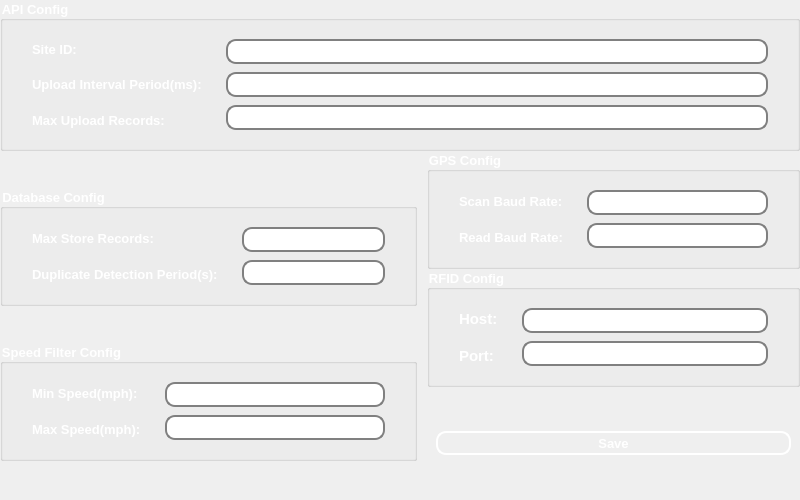
<?xml version="1.0" encoding="UTF-8"?>
<ui version="4.0">
 <class>SettingsScreen</class>
 <widget class="QWidget" name="SettingsScreen">
  <property name="geometry">
   <rect>
    <x>0</x>
    <y>0</y>
    <width>800</width>
    <height>500</height>
   </rect>
  </property>
  <property name="minimumSize">
   <size>
    <width>790</width>
    <height>500</height>
   </size>
  </property>
  <property name="windowTitle">
   <string>Settings</string>
  </property>
  <property name="styleSheet">
   <string notr="true"/>
  </property>
  <layout class="QVBoxLayout" name="verticalLayout_1">
   <property name="spacing">
    <number>0</number>
   </property>
   <property name="leftMargin">
    <number>0</number>
   </property>
   <property name="topMargin">
    <number>0</number>
   </property>
   <property name="rightMargin">
    <number>0</number>
   </property>
   <property name="bottomMargin">
    <number>0</number>
   </property>
   <item>
    <layout class="QVBoxLayout" name="verticalLayout">
     <item>
      <widget class="QGroupBox" name="groupBox_5">
       <property name="sizePolicy">
        <sizepolicy hsizetype="Preferred" vsizetype="Maximum">
         <horstretch>0</horstretch>
         <verstretch>0</verstretch>
        </sizepolicy>
       </property>
       <property name="font">
        <font>
         <pointsize>10</pointsize>
         <bold>true</bold>
        </font>
       </property>
       <property name="styleSheet">
        <string notr="true">QGroupBox::title {  
    color: white;  /* Change 'blue' to any color you want */ 
}</string>
       </property>
       <property name="title">
        <string>API Config</string>
       </property>
       <layout class="QHBoxLayout" name="horizontalLayout_1">
        <property name="leftMargin">
         <number>20</number>
        </property>
        <property name="rightMargin">
         <number>20</number>
        </property>
        <item>
         <widget class="QWidget" name="widget_1" native="true">
          <property name="sizePolicy">
           <sizepolicy hsizetype="Preferred" vsizetype="Maximum">
            <horstretch>0</horstretch>
            <verstretch>0</verstretch>
           </sizepolicy>
          </property>
          <layout class="QHBoxLayout" name="horizontalLayout_2">
           <property name="leftMargin">
            <number>0</number>
           </property>
           <property name="topMargin">
            <number>0</number>
           </property>
           <property name="rightMargin">
            <number>0</number>
           </property>
           <property name="bottomMargin">
            <number>0</number>
           </property>
           <item>
            <widget class="QWidget" name="widget_3" native="true">
             <property name="sizePolicy">
              <sizepolicy hsizetype="Maximum" vsizetype="Preferred">
               <horstretch>0</horstretch>
               <verstretch>0</verstretch>
              </sizepolicy>
             </property>
             <layout class="QVBoxLayout" name="verticalLayout_2">
              <property name="spacing">
               <number>15</number>
              </property>
              <item>
               <widget class="QLabel" name="label_3">
                <property name="font">
                 <font>
                  <pointsize>10</pointsize>
                  <bold>true</bold>
                 </font>
                </property>
                <property name="styleSheet">
                 <string notr="true">QLabel {  
    color: white;  /* Change 'blue' to your preferred color */  
}  </string>
                </property>
                <property name="text">
                 <string>Site ID:</string>
                </property>
               </widget>
              </item>
              <item>
               <widget class="QLabel" name="label_4">
                <property name="font">
                 <font>
                  <pointsize>10</pointsize>
                  <bold>true</bold>
                 </font>
                </property>
                <property name="styleSheet">
                 <string notr="true">QLabel {  
    color: white;  /* Change 'blue' to your preferred color */  
}  </string>
                </property>
                <property name="text">
                 <string>Upload Interval Period(ms):</string>
                </property>
               </widget>
              </item>
              <item>
               <widget class="QLabel" name="label_5">
                <property name="font">
                 <font>
                  <pointsize>10</pointsize>
                  <bold>true</bold>
                 </font>
                </property>
                <property name="styleSheet">
                 <string notr="true">QLabel {  
    color: white;  /* Change 'blue' to your preferred color */  
}  </string>
                </property>
                <property name="text">
                 <string>Max Upload Records:</string>
                </property>
               </widget>
              </item>
             </layout>
            </widget>
           </item>
           <item>
            <widget class="QWidget" name="widget_2" native="true">
             <property name="sizePolicy">
              <sizepolicy hsizetype="Preferred" vsizetype="Maximum">
               <horstretch>0</horstretch>
               <verstretch>0</verstretch>
              </sizepolicy>
             </property>
             <property name="styleSheet">
              <string notr="true">QLineEdit {  
    border: 2px solid gray;  
    border-radius: 10px;  
    padding: 2 8 2 8 px;  
    background: white;  
    selection-background-color: darkgray;  
}  </string>
             </property>
             <layout class="QVBoxLayout" name="verticalLayout_3">
              <property name="spacing">
               <number>8</number>
              </property>
              <item>
               <widget class="QLineEdit" name="edit_site_id">
                <property name="font">
                 <font>
                  <pointsize>10</pointsize>
                  <bold>true</bold>
                 </font>
                </property>
                <property name="text">
                 <string/>
                </property>
               </widget>
              </item>
              <item>
               <widget class="QLineEdit" name="edit_record_interval_ms">
                <property name="font">
                 <font>
                  <pointsize>10</pointsize>
                  <bold>true</bold>
                 </font>
                </property>
               </widget>
              </item>
              <item>
               <widget class="QLineEdit" name="edit_max_upload_records">
                <property name="font">
                 <font>
                  <pointsize>10</pointsize>
                  <bold>true</bold>
                 </font>
                </property>
               </widget>
              </item>
             </layout>
            </widget>
           </item>
          </layout>
         </widget>
        </item>
       </layout>
      </widget>
     </item>
     <item>
      <layout class="QHBoxLayout" name="horizontalLayout">
       <item>
        <layout class="QVBoxLayout" name="verticalLayout_4">
         <item>
          <widget class="QGroupBox" name="groupBox_db">
           <property name="sizePolicy">
            <sizepolicy hsizetype="Preferred" vsizetype="Maximum">
             <horstretch>0</horstretch>
             <verstretch>0</verstretch>
            </sizepolicy>
           </property>
           <property name="font">
            <font>
             <pointsize>10</pointsize>
             <bold>true</bold>
            </font>
           </property>
           <property name="styleSheet">
            <string notr="true">QGroupBox::title {  
    color: white;  /* Change 'blue' to any color you want */ 
}</string>
           </property>
           <property name="title">
            <string>Database Config</string>
           </property>
           <layout class="QHBoxLayout" name="horizontalLayout_3">
            <property name="leftMargin">
             <number>20</number>
            </property>
            <property name="rightMargin">
             <number>20</number>
            </property>
            <item>
             <widget class="QWidget" name="widget_db" native="true">
              <property name="sizePolicy">
               <sizepolicy hsizetype="Preferred" vsizetype="Maximum">
                <horstretch>0</horstretch>
                <verstretch>0</verstretch>
               </sizepolicy>
              </property>
              <layout class="QHBoxLayout" name="horizontalLayout_4">
               <property name="leftMargin">
                <number>0</number>
               </property>
               <property name="topMargin">
                <number>0</number>
               </property>
               <property name="rightMargin">
                <number>0</number>
               </property>
               <property name="bottomMargin">
                <number>0</number>
               </property>
               <item>
                <widget class="QWidget" name="widget_10" native="true">
                 <property name="sizePolicy">
                  <sizepolicy hsizetype="Maximum" vsizetype="Preferred">
                   <horstretch>0</horstretch>
                   <verstretch>0</verstretch>
                  </sizepolicy>
                 </property>
                 <layout class="QVBoxLayout" name="verticalLayout_5">
                  <property name="spacing">
                   <number>15</number>
                  </property>
                  <item>
                   <widget class="QLabel" name="label_10">
                    <property name="font">
                     <font>
                      <pointsize>10</pointsize>
                      <bold>true</bold>
                     </font>
                    </property>
                    <property name="styleSheet">
                     <string notr="true">QLabel {  
    color: white;  /* Change 'blue' to your preferred color */  
}  </string>
                    </property>
                    <property name="text">
                     <string>Max Store Records:</string>
                    </property>
                   </widget>
                  </item>
                  <item>
                   <widget class="QLabel" name="label_11">
                    <property name="font">
                     <font>
                      <pointsize>10</pointsize>
                      <bold>true</bold>
                     </font>
                    </property>
                    <property name="styleSheet">
                     <string notr="true">QLabel {  
    color: white;  /* Change 'blue' to your preferred color */  
}  </string>
                    </property>
                    <property name="text">
                     <string>Duplicate Detection Period(s):</string>
                    </property>
                   </widget>
                  </item>
                 </layout>
                </widget>
               </item>
               <item>
                <widget class="QWidget" name="widget_9" native="true">
                 <property name="sizePolicy">
                  <sizepolicy hsizetype="Preferred" vsizetype="Maximum">
                   <horstretch>0</horstretch>
                   <verstretch>0</verstretch>
                  </sizepolicy>
                 </property>
                 <property name="styleSheet">
                  <string notr="true">QLineEdit {  
    border: 2px solid gray;  
    border-radius: 10px;  
    padding: 2 8 2 8 px;  
    background: white;  
    selection-background-color: darkgray;  
}  </string>
                 </property>
                 <layout class="QVBoxLayout" name="verticalLayout_6">
                  <property name="spacing">
                   <number>8</number>
                  </property>
                  <item>
                   <widget class="QLineEdit" name="edit_max_records">
                    <property name="font">
                     <font>
                      <pointsize>10</pointsize>
                      <bold>true</bold>
                     </font>
                    </property>
                    <property name="text">
                     <string/>
                    </property>
                   </widget>
                  </item>
                  <item>
                   <widget class="QLineEdit" name="edit_duplicate_detection_seconds">
                    <property name="font">
                     <font>
                      <pointsize>10</pointsize>
                      <bold>true</bold>
                     </font>
                    </property>
                    <property name="text">
                     <string/>
                    </property>
                   </widget>
                  </item>
                 </layout>
                </widget>
               </item>
              </layout>
             </widget>
            </item>
           </layout>
          </widget>
         </item>
         <item>
          <widget class="QGroupBox" name="groupBox_speed">
           <property name="sizePolicy">
            <sizepolicy hsizetype="Preferred" vsizetype="Maximum">
             <horstretch>0</horstretch>
             <verstretch>0</verstretch>
            </sizepolicy>
           </property>
           <property name="font">
            <font>
             <pointsize>10</pointsize>
             <bold>true</bold>
            </font>
           </property>
           <property name="styleSheet">
            <string notr="true">QGroupBox::title {  
    color: white;  /* Change 'blue' to any color you want */ 
}</string>
           </property>
           <property name="title">
            <string>Speed Filter Config</string>
           </property>
           <layout class="QHBoxLayout" name="horizontalLayout_5">
            <property name="leftMargin">
             <number>20</number>
            </property>
            <property name="rightMargin">
             <number>20</number>
            </property>
            <item>
             <widget class="QWidget" name="widget_11" native="true">
              <property name="sizePolicy">
               <sizepolicy hsizetype="Preferred" vsizetype="Maximum">
                <horstretch>0</horstretch>
                <verstretch>0</verstretch>
               </sizepolicy>
              </property>
              <layout class="QHBoxLayout" name="horizontalLayout_6">
               <property name="leftMargin">
                <number>0</number>
               </property>
               <property name="topMargin">
                <number>0</number>
               </property>
               <property name="rightMargin">
                <number>0</number>
               </property>
               <property name="bottomMargin">
                <number>0</number>
               </property>
               <item>
                <widget class="QWidget" name="widget_13" native="true">
                 <property name="sizePolicy">
                  <sizepolicy hsizetype="Maximum" vsizetype="Preferred">
                   <horstretch>0</horstretch>
                   <verstretch>0</verstretch>
                  </sizepolicy>
                 </property>
                 <layout class="QVBoxLayout" name="verticalLayout_7">
                  <property name="spacing">
                   <number>15</number>
                  </property>
                  <item>
                   <widget class="QLabel" name="label_13">
                    <property name="font">
                     <font>
                      <pointsize>10</pointsize>
                      <bold>true</bold>
                     </font>
                    </property>
                    <property name="styleSheet">
                     <string notr="true">QLabel {  
    color: white;  /* Change 'blue' to your preferred color */  
}  </string>
                    </property>
                    <property name="text">
                     <string>Min Speed(mph):</string>
                    </property>
                   </widget>
                  </item>
                  <item>
                   <widget class="QLabel" name="label_14">
                    <property name="font">
                     <font>
                      <pointsize>10</pointsize>
                      <bold>true</bold>
                     </font>
                    </property>
                    <property name="styleSheet">
                     <string notr="true">QLabel {  
    color: white;  /* Change 'blue' to your preferred color */  
}  </string>
                    </property>
                    <property name="text">
                     <string>Max Speed(mph):</string>
                    </property>
                   </widget>
                  </item>
                 </layout>
                </widget>
               </item>
               <item>
                <widget class="QWidget" name="widget_12" native="true">
                 <property name="sizePolicy">
                  <sizepolicy hsizetype="Preferred" vsizetype="Maximum">
                   <horstretch>0</horstretch>
                   <verstretch>0</verstretch>
                  </sizepolicy>
                 </property>
                 <property name="styleSheet">
                  <string notr="true">QLineEdit {  
    border: 2px solid gray;  
    border-radius: 10px;  
    padding: 2 8 2 8 px;  
    background: white;  
    selection-background-color: darkgray;  
}  </string>
                 </property>
                 <layout class="QVBoxLayout" name="verticalLayout_8">
                  <property name="spacing">
                   <number>8</number>
                  </property>
                  <item>
                   <widget class="QLineEdit" name="edit_min_speed">
                    <property name="font">
                     <font>
                      <pointsize>10</pointsize>
                      <bold>true</bold>
                     </font>
                    </property>
                    <property name="text">
                     <string/>
                    </property>
                   </widget>
                  </item>
                  <item>
                   <widget class="QLineEdit" name="edit_max_speed">
                    <property name="font">
                     <font>
                      <pointsize>10</pointsize>
                      <bold>true</bold>
                     </font>
                    </property>
                    <property name="text">
                     <string/>
                    </property>
                   </widget>
                  </item>
                 </layout>
                </widget>
               </item>
              </layout>
             </widget>
            </item>
           </layout>
          </widget>
         </item>
        </layout>
       </item>
       <item>
        <spacer name="horizontalSpacer">
         <property name="orientation">
          <enum>Qt::Orientation::Horizontal</enum>
         </property>
         <property name="sizeType">
          <enum>QSizePolicy::Policy::Minimum</enum>
         </property>
         <property name="sizeHint" stdset="0">
          <size>
           <width>10</width>
           <height>20</height>
          </size>
         </property>
        </spacer>
       </item>
       <item>
        <layout class="QVBoxLayout" name="verticalLayout_9">
         <item>
          <widget class="QGroupBox" name="groupBox_gps">
           <property name="sizePolicy">
            <sizepolicy hsizetype="Preferred" vsizetype="Maximum">
             <horstretch>0</horstretch>
             <verstretch>0</verstretch>
            </sizepolicy>
           </property>
           <property name="font">
            <font>
             <pointsize>10</pointsize>
             <bold>true</bold>
            </font>
           </property>
           <property name="styleSheet">
            <string notr="true">QGroupBox::title {  
    color: white;  /* Change 'blue' to any color you want */ 
}</string>
           </property>
           <property name="title">
            <string>GPS Config</string>
           </property>
           <layout class="QHBoxLayout" name="horizontalLayout_7">
            <property name="leftMargin">
             <number>20</number>
            </property>
            <property name="rightMargin">
             <number>20</number>
            </property>
            <item>
             <widget class="QWidget" name="widget_gps" native="true">
              <property name="sizePolicy">
               <sizepolicy hsizetype="Preferred" vsizetype="Maximum">
                <horstretch>0</horstretch>
                <verstretch>0</verstretch>
               </sizepolicy>
              </property>
              <layout class="QHBoxLayout" name="horizontalLayout_8">
               <property name="leftMargin">
                <number>0</number>
               </property>
               <property name="topMargin">
                <number>0</number>
               </property>
               <property name="rightMargin">
                <number>0</number>
               </property>
               <property name="bottomMargin">
                <number>0</number>
               </property>
               <item>
                <widget class="QWidget" name="widget_7" native="true">
                 <property name="sizePolicy">
                  <sizepolicy hsizetype="Maximum" vsizetype="Preferred">
                   <horstretch>0</horstretch>
                   <verstretch>0</verstretch>
                  </sizepolicy>
                 </property>
                 <layout class="QVBoxLayout" name="verticalLayout_10">
                  <property name="spacing">
                   <number>15</number>
                  </property>
                  <item>
                   <widget class="QLabel" name="label_8">
                    <property name="font">
                     <font>
                      <pointsize>10</pointsize>
                      <bold>true</bold>
                     </font>
                    </property>
                    <property name="styleSheet">
                     <string notr="true">QLabel {  
    color: white;  /* Change 'blue' to your preferred color */  
}  </string>
                    </property>
                    <property name="text">
                     <string>Scan Baud Rate:</string>
                    </property>
                   </widget>
                  </item>
                  <item>
                   <widget class="QLabel" name="label_9">
                    <property name="font">
                     <font>
                      <pointsize>10</pointsize>
                      <bold>true</bold>
                     </font>
                    </property>
                    <property name="styleSheet">
                     <string notr="true">QLabel {  
    color: white;  /* Change 'blue' to your preferred color */  
}  </string>
                    </property>
                    <property name="text">
                     <string>Read Baud Rate:</string>
                    </property>
                   </widget>
                  </item>
                 </layout>
                </widget>
               </item>
               <item>
                <widget class="QWidget" name="widget_6" native="true">
                 <property name="sizePolicy">
                  <sizepolicy hsizetype="Preferred" vsizetype="Maximum">
                   <horstretch>0</horstretch>
                   <verstretch>0</verstretch>
                  </sizepolicy>
                 </property>
                 <property name="styleSheet">
                  <string notr="true">QLineEdit {  
    border: 2px solid gray;  
    border-radius: 10px;  
    padding: 2 8 2 8 px;  
    background: white;  
    selection-background-color: darkgray;  
}  </string>
                 </property>
                 <layout class="QVBoxLayout" name="verticalLayout_11">
                  <property name="spacing">
                   <number>8</number>
                  </property>
                  <item>
                   <widget class="QLineEdit" name="edit_probe_baud_rate">
                    <property name="font">
                     <font>
                      <pointsize>10</pointsize>
                      <bold>true</bold>
                     </font>
                    </property>
                    <property name="text">
                     <string/>
                    </property>
                   </widget>
                  </item>
                  <item>
                   <widget class="QLineEdit" name="edit_baud_rate">
                    <property name="font">
                     <font>
                      <pointsize>10</pointsize>
                      <bold>true</bold>
                     </font>
                    </property>
                    <property name="text">
                     <string/>
                    </property>
                   </widget>
                  </item>
                 </layout>
                </widget>
               </item>
              </layout>
             </widget>
            </item>
           </layout>
          </widget>
         </item>
         <item>
          <widget class="QGroupBox" name="groupBox_1">
           <property name="sizePolicy">
            <sizepolicy hsizetype="Preferred" vsizetype="Maximum">
             <horstretch>0</horstretch>
             <verstretch>0</verstretch>
            </sizepolicy>
           </property>
           <property name="font">
            <font>
             <pointsize>10</pointsize>
             <bold>true</bold>
            </font>
           </property>
           <property name="styleSheet">
            <string notr="true">QGroupBox::title {  
    color: white;  /* Change 'blue' to any color you want */ 
}</string>
           </property>
           <property name="title">
            <string>RFID Config</string>
           </property>
           <layout class="QHBoxLayout" name="horizontalLayout_9">
            <property name="leftMargin">
             <number>20</number>
            </property>
            <property name="rightMargin">
             <number>20</number>
            </property>
            <item>
             <widget class="QWidget" name="widget_4" native="true">
              <property name="sizePolicy">
               <sizepolicy hsizetype="Preferred" vsizetype="Maximum">
                <horstretch>0</horstretch>
                <verstretch>0</verstretch>
               </sizepolicy>
              </property>
              <layout class="QHBoxLayout" name="horizontalLayout_10">
               <property name="leftMargin">
                <number>0</number>
               </property>
               <property name="topMargin">
                <number>0</number>
               </property>
               <property name="rightMargin">
                <number>0</number>
               </property>
               <property name="bottomMargin">
                <number>0</number>
               </property>
               <item>
                <widget class="QWidget" name="widget_8" native="true">
                 <property name="sizePolicy">
                  <sizepolicy hsizetype="Maximum" vsizetype="Preferred">
                   <horstretch>0</horstretch>
                   <verstretch>0</verstretch>
                  </sizepolicy>
                 </property>
                 <layout class="QVBoxLayout" name="verticalLayout_12">
                  <property name="spacing">
                   <number>15</number>
                  </property>
                  <item>
                   <widget class="QLabel" name="label_6">
                    <property name="font">
                     <font>
                      <pointsize>11</pointsize>
                      <bold>true</bold>
                     </font>
                    </property>
                    <property name="styleSheet">
                     <string notr="true">QLabel {  
    color: white;  /* Change 'blue' to your preferred color */  
}  </string>
                    </property>
                    <property name="text">
                     <string>Host:</string>
                    </property>
                   </widget>
                  </item>
                  <item>
                   <widget class="QLabel" name="label_7">
                    <property name="font">
                     <font>
                      <pointsize>11</pointsize>
                      <bold>true</bold>
                     </font>
                    </property>
                    <property name="styleSheet">
                     <string notr="true">QLabel {  
    color: white;  /* Change 'blue' to your preferred color */  
}  </string>
                    </property>
                    <property name="text">
                     <string>Port:</string>
                    </property>
                   </widget>
                  </item>
                 </layout>
                </widget>
               </item>
               <item>
                <widget class="QWidget" name="widget_5" native="true">
                 <property name="sizePolicy">
                  <sizepolicy hsizetype="Preferred" vsizetype="Maximum">
                   <horstretch>0</horstretch>
                   <verstretch>0</verstretch>
                  </sizepolicy>
                 </property>
                 <property name="styleSheet">
                  <string notr="true">QLineEdit {  
    border: 2px solid gray;  
    border-radius: 10px;  
    padding: 2 8 2 8 px;  
    background: white;  
    selection-background-color: darkgray;  
}  </string>
                 </property>
                 <layout class="QVBoxLayout" name="verticalLayout_13">
                  <property name="spacing">
                   <number>8</number>
                  </property>
                  <item>
                   <widget class="QLineEdit" name="edit_rfid_host">
                    <property name="font">
                     <font>
                      <pointsize>10</pointsize>
                      <bold>true</bold>
                     </font>
                    </property>
                    <property name="text">
                     <string/>
                    </property>
                   </widget>
                  </item>
                  <item>
                   <widget class="QLineEdit" name="edit_rfid_port">
                    <property name="font">
                     <font>
                      <pointsize>10</pointsize>
                      <bold>true</bold>
                     </font>
                    </property>
                    <property name="text">
                     <string/>
                    </property>
                   </widget>
                  </item>
                 </layout>
                </widget>
               </item>
              </layout>
             </widget>
            </item>
           </layout>
          </widget>
         </item>
         <item>
          <widget class="QWidget" name="widget_25" native="true">
           <layout class="QVBoxLayout" name="verticalLayout_18">
            <item>
             <widget class="QPushButton" name="setting_save_btn">
              <property name="font">
               <font>
                <pointsize>10</pointsize>
                <bold>true</bold>
               </font>
              </property>
              <property name="cursor">
               <cursorShape>PointingHandCursor</cursorShape>
              </property>
              <property name="styleSheet">
               <string notr="true">QPushButton {
	background-color: qlineargradient(spread:pad, x1:0, y1:0, x2:0, y2:1,   
                                      stop:0 #222222, stop:1 #aaaaaa);
    border: 2px solid white;  
    border-radius: 10px;  
    min-width: 80px;
	min-height: 20px;
	color: white;
} 

QPushButton:hover {  
    background-color: #a0a0a0; /* Slightly different green on hover */  
}  

QPushButton:pressed {  
    background-color: #909090; /* Darker green when pressed */  
}  </string>
              </property>
              <property name="text">
               <string>Save</string>
              </property>
             </widget>
            </item>
           </layout>
          </widget>
         </item>
        </layout>
       </item>
      </layout>
     </item>
    </layout>
   </item>
  </layout>
 </widget>
 <resources>
  <include location="../pl.qrc"/>
 </resources>
 <connections/>
</ui>
